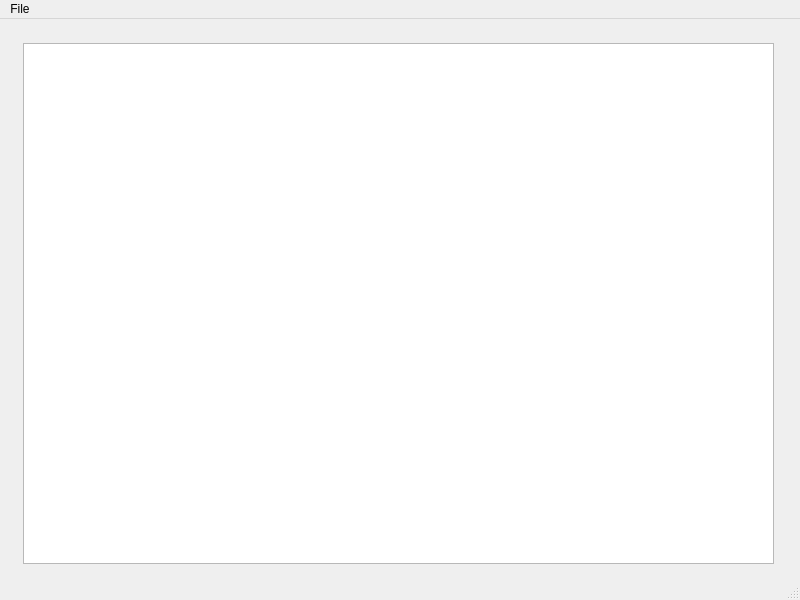
<?xml version="1.0" encoding="UTF-8"?>
<ui version="4.0">
 <class>Main_Window</class>
 <widget class="QMainWindow" name="Main_Window">
  <property name="geometry">
   <rect>
    <x>0</x>
    <y>0</y>
    <width>800</width>
    <height>600</height>
   </rect>
  </property>
  <property name="windowTitle">
   <string>Main_Window</string>
  </property>
  <widget class="QWidget" name="centralwidget">
   <widget class="QTextEdit" name="textEdit">
    <property name="geometry">
     <rect>
      <x>23</x>
      <y>24</y>
      <width>751</width>
      <height>521</height>
     </rect>
    </property>
   </widget>
  </widget>
  <widget class="QMenuBar" name="menubar">
   <property name="geometry">
    <rect>
     <x>0</x>
     <y>0</y>
     <width>800</width>
     <height>25</height>
    </rect>
   </property>
   <widget class="QMenu" name="menuFile">
    <property name="title">
     <string>File</string>
    </property>
    <addaction name="actionNew"/>
    <addaction name="actionOpen"/>
    <addaction name="separator"/>
    <addaction name="actionCopy"/>
    <addaction name="actionCut"/>
   </widget>
   <addaction name="menuFile"/>
  </widget>
  <widget class="QStatusBar" name="statusbar"/>
  <action name="actionCopy">
   <property name="text">
    <string>Copy</string>
   </property>
   <property name="shortcut">
    <string>Ctrl+C</string>
   </property>
  </action>
  <action name="actionCut">
   <property name="text">
    <string>Cut</string>
   </property>
   <property name="shortcut">
    <string>Ctrl+X</string>
   </property>
  </action>
  <action name="actionOpen">
   <property name="text">
    <string>Open</string>
   </property>
  </action>
  <action name="actionNew">
   <property name="text">
    <string>New</string>
   </property>
   <property name="shortcut">
    <string>Ctrl+B</string>
   </property>
  </action>
 </widget>
 <resources/>
 <connections/>
</ui>
